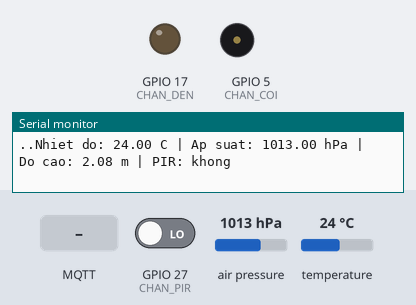
Bench run of a sketch on a simulated ESP32. Parts: output pins drawn as LEDs (lit = HIGH), buzzer (waves = sounding), the last lines printed to the serial monitor. The test bench sets the inputs (shaded band); at power-on: air pressure 1013 hPa, GPIO 27 (CHAN_PIR) LOW, temperature 24 °C. WiFi joins after 1.5 s; servers stay silent unless stated; no MQTT or app messages arrive unless stated.

Above: at 1.2 s.
1.3 s: air pressure set to 952 hPa
At 2.16 s:
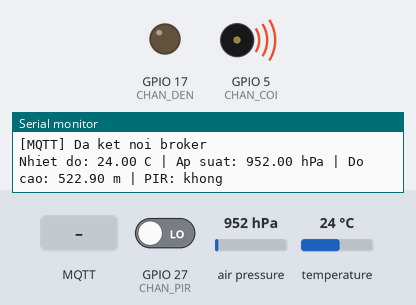
5.0 s: GPIO 27 (CHAN_PIR) driven HIGH
At 6.68 s:
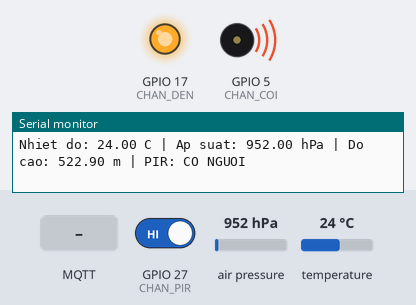
8.5 s: MQTT message "on" arrives on the second subscribed topic
At 9.8 s:
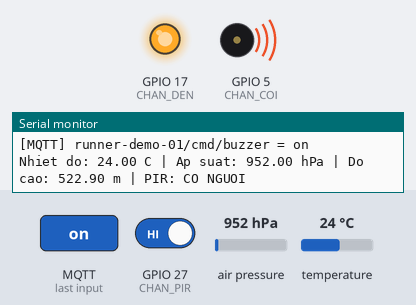
11.5 s: GPIO 27 (CHAN_PIR) driven LOW
At 14.6 s:
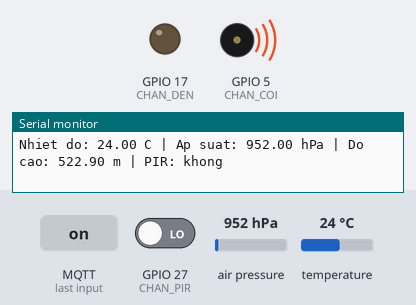
14.9 s: MQTT message "on" arrives on the first subscribed topic
At 15.9 s:
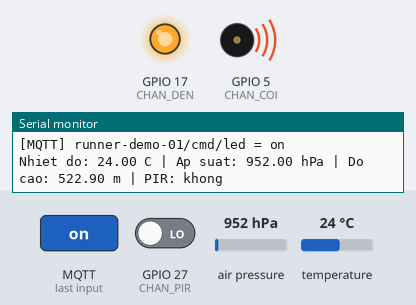
Timing chart, 0 to 17.5 s (numbered marks = the images above; inputs shaded):
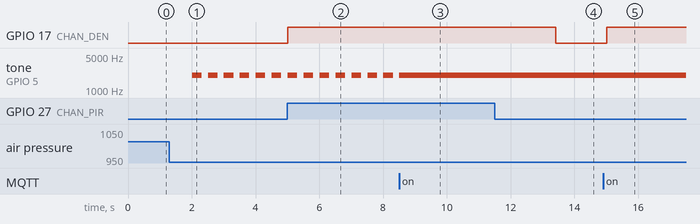

The sketch:

sketch.ino
```cpp
/*
 * Mạch giám sát & cảnh báo người chạy (Runner) - ESP32 + BMP180 + PIR
 *
 * Core 0: taskPublish  - WiFi + MQTT, lấy dữ liệu từ dataQueue và publish
 * Core 1: taskRead     - đọc BMP180, in Serial, đẩy vào dataQueue + alertQueue
 * Core 1: taskAlert    - đọc alertQueue, điều khiển Đèn/Còi (auto + manual)
 */
#include <Arduino.h>
#include <WiFi.h>
#include <Wire.h>
#include <Adafruit_BMP085.h>   // dùng được cho BMP180
#include <PubSubClient.h>

// ---------------- CHÂN ----------------
#define CHAN_SDA   21
#define CHAN_SCL   22
#define CHAN_DEN   17
#define CHAN_COI   5
#define CHAN_PIR   27

// ---------------- WIFI / MQTT ----------------
const char* WIFI_SSID = "Wokwi-GUEST";   // Wokwi: để nguyên. Mạch thật: đổi tên WiFi
const char* WIFI_PASS = "";
const char* MQTT_HOST = "broker.hivemq.com";
const uint16_t MQTT_PORT = 1883;

// Đổi "runner-demo-01" thành chuỗi riêng của bạn (broker public, ai cũng thấy topic)
#define TOPIC_BASE     "runner-demo-01"
#define TOPIC_DATA     TOPIC_BASE "/data"
#define TOPIC_CMD_LED  TOPIC_BASE "/cmd/led"     // ON | OFF | AUTO
#define TOPIC_CMD_BUZ  TOPIC_BASE "/cmd/buzzer"  // ON | OFF | AUTO

// ---------------- NGƯỠNG CẢNH BÁO ----------------
const float TEMP_MAX = 35.0;     // °C, quá nóng
const float TEMP_MIN = 10.0;     // °C, quá lạnh
const float ALT_MAX  = 500.0;    // m, cao quá mức cho phép
const float ALT_MIN  = -50.0;    // m, thấp quá mức cho phép
const float ALT_JUMP_M = 5.0;    // m, thay đổi độ cao giữa 2 lần đọc => "đột ngột"
const float SEA_LEVEL_PA = 101325.0;

const uint32_t READ_PERIOD_MS = 1000;
const uint32_t ALERT_HOLD_MS  = 3000;  // giữ cảnh báo đột ngột 3 s
const uint32_t MOTION_HOLD_MS = 2000;  // giữ đèn sau khi hết chuyển động

// ---------------- CẤU TRÚC DỮ LIỆU ----------------
struct SensorData { float temp; float pressure; float altitude; uint8_t motion; };
struct AlertData  { float temp; float altitude; };

enum : uint8_t {
  ALERT_TEMP_HIGH = 1, ALERT_TEMP_LOW = 2,
  ALERT_ALT_HIGH  = 4, ALERT_ALT_LOW  = 8,
  ALERT_ALT_JUMP  = 16
};

QueueHandle_t dataQueue;    // "data Queue"
QueueHandle_t alertQueue;   // "data Alert"

// Trạng thái dùng chung giữa các task (ghi 1 byte nên không cần mutex)
volatile int8_t  ledMode = -1;   // -1 = AUTO, 0 = OFF, 1 = ON (manual)
volatile int8_t  buzMode = -1;
volatile uint8_t alertCode = 0;
volatile bool    ledState = false, buzState = false, motionState = false;

Adafruit_BMP085 bmp;
WiFiClient espClient;
PubSubClient mqtt(espClient);

// Đẩy dữ liệu vào queue; nếu đầy thì bỏ mẫu cũ nhất
template <typename T>
void pushLatest(QueueHandle_t q, const T& v) {
  if (xQueueSend(q, &v, 0) != pdTRUE) {
    T old;
    xQueueReceive(q, &old, 0);
    xQueueSend(q, &v, 0);
  }
}

// ---------------- MQTT callback (chạy trên Core 0) ----------------
void onMqtt(char* topic, byte* payload, unsigned int len) {
  char msg[8];
  len = min(len, (unsigned int)7);
  memcpy(msg, payload, len);
  msg[len] = 0;

  int8_t m = -1;
  if (strcasecmp(msg, "ON") == 0)  m = 1;
  if (strcasecmp(msg, "OFF") == 0) m = 0;

  if (strcmp(topic, TOPIC_CMD_LED) == 0) ledMode = m;
  else if (strcmp(topic, TOPIC_CMD_BUZ) == 0) buzMode = m;
  Serial.printf("[MQTT] %s = %s\n", topic, msg);
}

// ---------------- TASK TRUYỀN DATA (Core 0) ----------------
void taskPublish(void*) {
  mqtt.setServer(MQTT_HOST, MQTT_PORT);
  mqtt.setCallback(onMqtt);
  mqtt.setBufferSize(256);
  WiFi.mode(WIFI_STA);

  SensorData d;
  char json[200];

  for (;;) {
    // 1) WiFi
    if (WiFi.status() != WL_CONNECTED) {
      Serial.print("[WiFi] Dang ket noi");
      WiFi.begin(WIFI_SSID, WIFI_PASS);
      uint32_t t0 = millis();
      while (WiFi.status() != WL_CONNECTED && millis() - t0 < 10000) {
        Serial.print(".");
        vTaskDelay(pdMS_TO_TICKS(500));
      }
      if (WiFi.status() != WL_CONNECTED) {
        Serial.println(" that bai, thu lai");
        vTaskDelay(pdMS_TO_TICKS(2000));
        continue;
      }
      Serial.print(" OK, IP: ");
      Serial.println(WiFi.localIP());
    }

    // 2) MQTT
    if (!mqtt.connected()) {
      String id = "runner-" + String((uint32_t)ESP.getEfuseMac(), HEX);
      if (mqtt.connect(id.c_str())) {
        mqtt.subscribe(TOPIC_CMD_LED);
        mqtt.subscribe(TOPIC_CMD_BUZ);
        Serial.println("[MQTT] Da ket noi broker");
      } else {
        Serial.printf("[MQTT] Loi rc=%d, thu lai\n", mqtt.state());
        vTaskDelay(pdMS_TO_TICKS(2000));
        continue;
      }
    }
    mqtt.loop();

    // 3) Có WiFi + MQTT => lấy dữ liệu từ queue và gửi
    if (xQueueReceive(dataQueue, &d, pdMS_TO_TICKS(100)) == pdTRUE) {
      snprintf(json, sizeof(json),
               "{\"t\":%.2f,\"p\":%.2f,\"a\":%.2f,\"m\":%u,"
               "\"led\":%u,\"buz\":%u,\"lm\":%d,\"bm\":%d,\"alert\":%u}",
               d.temp, d.pressure, d.altitude, d.motion,
               ledState, buzState, ledMode, buzMode, alertCode);
      mqtt.publish(TOPIC_DATA, json);
    }
  }
}

// ---------------- TASK ĐỌC DATA (Core 1) ----------------
void taskRead(void*) {
  TickType_t last = xTaskGetTickCount();
  for (;;) {
    float t   = bmp.readTemperature();
    float p   = bmp.readPressure();                 // Pa
    float alt = bmp.readAltitude(SEA_LEVEL_PA);     // m

    SensorData d = { t, p / 100.0f, alt, (uint8_t)motionState };
    AlertData  a = { t, alt };

    Serial.printf("Nhiet do: %.2f C | Ap suat: %.2f hPa | Do cao: %.2f m | PIR: %s\n",
                  d.temp, d.pressure, d.altitude, d.motion ? "CO NGUOI" : "khong");

    pushLatest(dataQueue, d);
    pushLatest(alertQueue, a);

    vTaskDelayUntil(&last, pdMS_TO_TICKS(READ_PERIOD_MS));
  }
}

// ---------------- TASK CẢNH BÁO (Core 1) ----------------
void taskAlert(void*) {
  AlertData a;
  float prevAlt = NAN;
  uint8_t thr = 0;
  uint32_t jumpUntil = 0, motionUntil = 0;
  bool toneOn = false;

  for (;;) {
    // Chờ dữ liệu mới tối đa 100 ms (đồng thời quét PIR liên tục)
    if (xQueueReceive(alertQueue, &a, pdMS_TO_TICKS(100)) == pdTRUE) {
      thr = 0;
      if (a.temp > TEMP_MAX)     thr |= ALERT_TEMP_HIGH;
      if (a.temp < TEMP_MIN)     thr |= ALERT_TEMP_LOW;
      if (a.altitude > ALT_MAX)  thr |= ALERT_ALT_HIGH;
      if (a.altitude < ALT_MIN)  thr |= ALERT_ALT_LOW;
      if (!isnan(prevAlt) && fabsf(a.altitude - prevAlt) > ALT_JUMP_M)
        jumpUntil = millis() + ALERT_HOLD_MS;
      prevAlt = a.altitude;
    }

    uint8_t code = thr;
    if ((int32_t)(jumpUntil - millis()) > 0) code |= ALERT_ALT_JUMP;
    alertCode = code;

    // Chuyển động
    if (digitalRead(CHAN_PIR)) motionUntil = millis() + MOTION_HOLD_MS;
    bool motion = (int32_t)(motionUntil - millis()) > 0;
    motionState = motion;

    // Đèn: AUTO = theo PIR, manual = theo nút web
    bool led = (ledMode < 0) ? motion : (ledMode == 1);
    digitalWrite(CHAN_DEN, led);
    ledState = led;

    // Còi: AUTO = kêu ngắt quãng khi có cảnh báo, manual = theo nút web
    bool wantBuzz = (buzMode < 0) ? (code != 0) : (buzMode == 1);
    bool beepPhase = (buzMode < 0) ? (((millis() / 250) % 2) == 0) : true;
    bool tone_now = wantBuzz && beepPhase;
    if (tone_now != toneOn) {
      toneOn = tone_now;
      if (toneOn) tone(CHAN_COI, 2000);
      else        noTone(CHAN_COI);
    }
    buzState = wantBuzz;
  }
}

// ---------------- SETUP ----------------
void setup() {
  Serial.begin(115200);
  pinMode(CHAN_DEN, OUTPUT);
  pinMode(CHAN_COI, OUTPUT);
  pinMode(CHAN_PIR, INPUT);

  Wire.begin(CHAN_SDA, CHAN_SCL);
  if (!bmp.begin()) {
    Serial.println("Khong tim thay BMP180! Kiem tra day SDA/SCL.");
    while (true) delay(1000);
  }

  dataQueue  = xQueueCreate(10, sizeof(SensorData));
  alertQueue = xQueueCreate(10, sizeof(AlertData));

  xTaskCreatePinnedToCore(taskPublish, "Publish", 8192, NULL, 1, NULL, 0);  // Core 0
  xTaskCreatePinnedToCore(taskRead,    "Read",    4096, NULL, 2, NULL, 1);  // Core 1
  xTaskCreatePinnedToCore(taskAlert,   "Alert",   4096, NULL, 2, NULL, 1);  // Core 1
}

void loop() {
  vTaskDelete(NULL);   // mọi việc đã giao cho các task
}
```

Measured:
- after the input at 1.3 s, tone on GPIO 5 (CHAN_COI): alternates 2000 Hz for 0.30 s and silent for 0.20 s, starting after 0.71 s
- after the input at 5.0 s, GPIO 17 (CHAN_DEN): LOW → HIGH at once
- after the input at 8.5 s, tone on GPIO 5 (CHAN_COI): goes on until 8.5 s, then stays 2000 Hz
- after the input at 11.5 s, GPIO 17 (CHAN_DEN): HIGH → LOW after 1.9 s
- after the input at 14.9 s, GPIO 17 (CHAN_DEN): LOW → HIGH after 0.11 s
